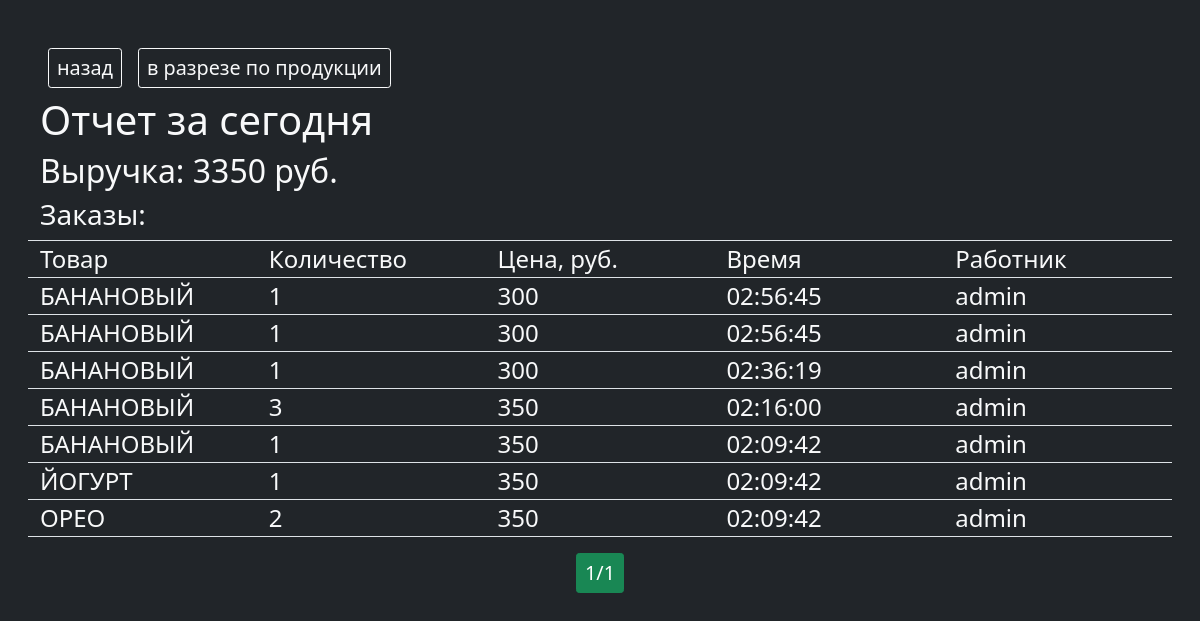
Before: /report/ with the older database file.
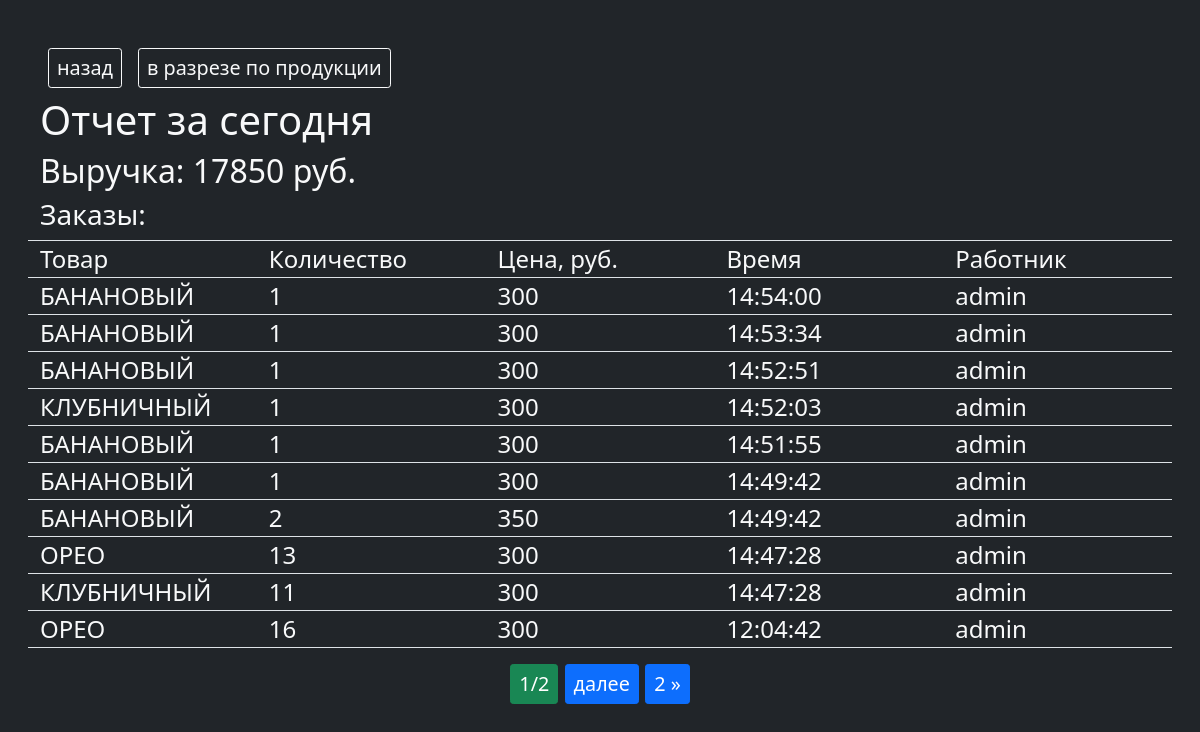
After: the same page with the newer database file.
### main/models.py (models this page shows, shortened)
class Order(models.Model):
    product = models.ForeignKey(Product, verbose_name='товар', on_delete=models.DO_NOTHING)
    quantity = models.IntegerField('кол-во',default=1)
    created_at = models.DateTimeField('время заказа',auto_now=True)
    user = models.ForeignKey(User, verbose_name='пользователь',on_delete=models.DO_NOTHING)
    class Meta:
        verbose_name = 'заказ'
        verbose_name_plural = 'заказы'
        ordering = ['-created_at']

class Product(models.Model):
    group = models.ForeignKey(CupGroup, verbose_name='группа', on_delete=models.CASCADE, related_name='group_products')
    size = models.ForeignKey(CupSize, verbose_name='размер', on_delete=models.CASCADE, related_name='size_products', blank=True, null=True)
    name = models.CharField('название', max_length=50)
    description = models.TextField('описание')
    price = models.PositiveIntegerField(verbose_name='цена за ед', default=300)
    order_p = models.PositiveSmallIntegerField('порядок', default=0)
    class Meta:
        verbose_name = 'товар'
        verbose_name_plural = 'товары'
        ordering = ['group','order_p']

### main/views.py (the view)
# urls.py: path('report/', report, name='report'),
def report(request):
    today = timezone.localtime(timezone.now()).date()
    orders = Order.objects.filter(created_at__date=today)
    product_quantities = (
                            orders.values('product__name','product__size__name')  # Группируем по полю 'product'
                            .annotate(
                                total_quantity=Sum('quantity'),
                                total_revenue=Sum(F('quantity') * F('product__price'))
                                )  # Суммируем количество
                            .order_by('-total_quantity')
                        )
    paginator = Paginator(orders, 10)
    page_number = request.GET.get("page")
    page_obj = paginator.get_page(page_number)
    total_revenue = orders.aggregate(total=Sum(F('quantity') * F('product__price')))['total'] or 0
    context = {
        'title':'отчет',
        'page_obj':page_obj,
        'total_revenue':total_revenue,
        'product_quantities':product_quantities,
     }
    return render(request,'report.html', context)

### templates/report.html (shortened to what this page needs)
{% extends 'base.html' %}
{% load tz %}
{% block main %}
<div class="d-flex">
  <a href="{% url 'main' %}" class="m-2 btn btn-sm btn-outline-light">назад</a>
  <button class="m-2 btn btn-sm btn-outline-light" id="cut">в разрезе по продукции</button>
</div>
<h1>Отчет за сегодня</h1>
    <h2>Выручка: {{ total_revenue }} руб.</h2>
    <h3>Заказы:</h3>
    <div class="row border-top border-bottom">
      <div class="col">Товар</div>
      <div class="col">Количество</div>
      <div class="col">Цена, руб.</div>
      <div class="col">Время</div>
      <div class="col">Работник</div>
    </div>
    {% for order in page_obj %}
      <div class="row border-bottom">
        <div class="col">{{ order.product.name }}</div>
        <div class="col">{{ order.quantity }}</div>
        <div class="col">{{ order.product.price }}</div>
        <div class="col">{{ order.created_at|date:"H:i:s" }}</div>
        <div class="col" title="{{order.user.get_full_name}}">{{ order.user }}</div>
      </div>
    {% empty %}
      <p>Нет заказов за сегодня.</p>
    {% endfor %}
    <div class="pagination justify-content-center mt-3 mb-3">
          <span class="step-links">
              <span class="current btn btn-sm btn-success">
                  {{ page_obj.number }}/{{ page_obj.paginator.num_pages }}
              </span>
              {% if page_obj.has_next %}
                  <a href="?page={{ page_obj.next_page_number }}" class="btn btn-sm btn-primary">далее</a>
                  <a href="?page={{ page_obj.paginator.num_pages }}" class="btn btn-sm btn-primary">{{ page_obj.paginator.num_pages }} &raquo;</a>
              {% endif %}
          </span>
        </div>
{% endblock %}

Changed rows visible on the page:
no longer on this page (row unchanged): Order: product.name "БАНАНОВЫЙ", quantity "1", product.price "300", created_at "02:56:45", user "admin"
no longer on this page (row unchanged): Order: product.name "БАНАНОВЫЙ", quantity "1", product.price "300", created_at "02:56:45", user "admin"
no longer on this page (row unchanged): Order: product.name "БАНАНОВЫЙ", quantity "1", product.price "300", created_at "02:36:19", user "admin"
no longer on this page (row unchanged): Order: product.name "БАНАНОВЫЙ", quantity "3", product.price "350", created_at "02:16:00", user "admin"
no longer on this page (row unchanged): Order: product.name "БАНАНОВЫЙ", quantity "1", product.price "350", created_at "02:09:42", user "admin"
no longer on this page (row unchanged): Order: product.name "ЙОГУРТ", quantity "1", product.price "350", created_at "02:09:42", user "admin"
no longer on this page (row unchanged): Order: product.name "ОРЕО", quantity "2", product.price "350", created_at "02:09:42", user "admin"
added Order: product.name "БАНАНОВЫЙ", quantity "1", product.price "300", created_at "14:54:00", user "admin"
added Order: product.name "БАНАНОВЫЙ", quantity "1", product.price "300", created_at "14:53:34", user "admin"
added Order: product.name "БАНАНОВЫЙ", quantity "1", product.price "300", created_at "14:52:51", user "admin"
added Order: product.name "КЛУБНИЧНЫЙ", quantity "1", product.price "300", created_at "14:52:03", user "admin"
added Order: product.name "БАНАНОВЫЙ", quantity "1", product.price "300", created_at "14:51:55", user "admin"
added Order: product.name "БАНАНОВЫЙ", quantity "1", product.price "300", created_at "14:49:42", user "admin"
added Order: product.name "БАНАНОВЫЙ", quantity "2", product.price "350", created_at "14:49:42", user "admin"
added Order: product.name "ОРЕО", quantity "13", product.price "300", created_at "14:47:28", user "admin"
added Order: product.name "КЛУБНИЧНЫЙ", quantity "11", product.price "300", created_at "14:47:28", user "admin"
added Order: product.name "ОРЕО", quantity "16", product.price "300", created_at "12:04:42", user "admin"
Other visible differences:
{{ total_revenue }}: "3350" → "17850"
{{ page_obj.paginator.num_pages }}: "1" → "2"
{{ page_obj.paginator.num_pages }}: (not shown) → "2"
text now shown: "далее »"
